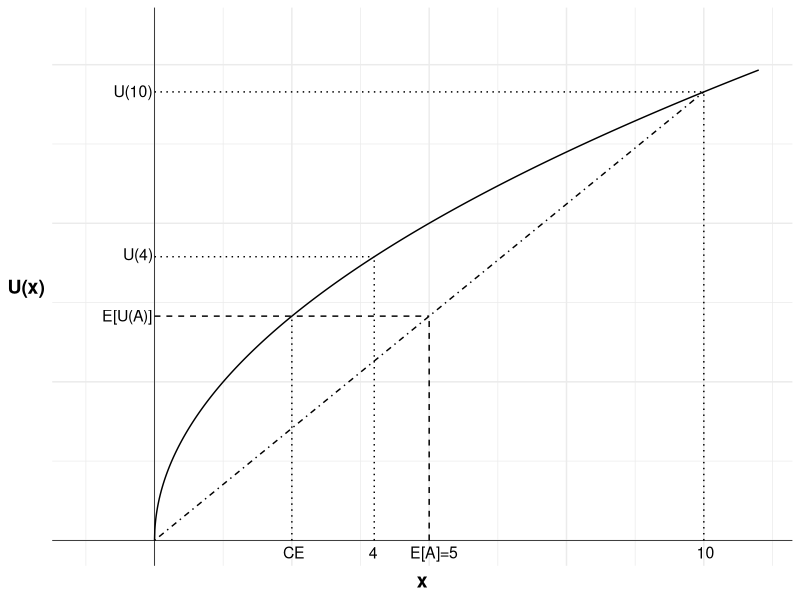

R code for this plot:
## ---- chunk 1
#| label: fig-anika
#| fig-cap: "A bet or a certain payment?"

library(ggplot2)

u <- function(x){
  x^(1/2)
}

df <- data.frame(
  x=seq(0,220,0.1),
  y=NA
)

df$y <- u(df$x)

#Variables for plot (may not match labels as not done to scale)
#Payoffs from gamble
x1<-0 #loss
x2<-200 #win
ev<-100 #expected value of gamble
xc<-80 #certain outcome
ce<-50 #certainty equivalent
px2<-(ev-x1)/(x2-x1)

ggplot(mapping = aes(x, y)) +

  #Plot the utility curve
  geom_line(data = df) +
  geom_vline(xintercept = 0, linewidth=0.25)+ 
  geom_hline(yintercept = 0, linewidth=0.25)+
  labs(x = "x", y = "U(x)")+

  # Set the theme
  theme_minimal()+

  #remove numbers on each axis
  theme(axis.text.x = element_blank(),
            axis.text.y = element_blank(),
            axis.title=element_text(size=14,face="bold"),
            axis.title.y = element_text(angle=0, vjust=0.5))+

  #limit to y greater than zero and x greater than -8 (need -8 so space for y-axis labels)
  coord_cartesian(xlim = c(-25, 220), ylim = c(0, 16))+

  #Add labels 4, U(4) and line to curve indicating each
  annotate("text", x = xc, y = 0, label = "4", size = 4, hjust = 0.6, vjust = 1.5)+
  annotate("segment", x = xc, y = 0, xend = xc, yend = u(xc), linewidth = 0.5, colour = "black", linetype="dotted")+
  annotate("segment", x = 0, y = u(xc), xend = xc, yend = u(xc), linewidth = 0.5, colour = "black", linetype="dotted")+
  annotate("text", x = 0, y = u(xc), label = "U(4)", size = 4, hjust = 1.05, vjust = 0.3)+

  #Add expected utility line
  annotate("segment", x = x1, xend = x2, y = u(x1), yend = u(x2), linewidth = 0.5, colour = "black", linetype="dotdash")+

  #Add labels 10, U(10) and line to curve indicating each
  annotate("text", x = x2, y = 0, label = "10", size = 4, hjust = 0.4, vjust = 1.5)+
  annotate("segment", x = x2, y = 0, xend = x2, yend = u(x2), linewidth = 0.5, colour = "black", linetype="dotted")+
  annotate("segment", x = 0, y = u(x2), xend = x2, yend = u(x2), linewidth = 0.5, colour = "black", linetype="dotted")+
  annotate("text", x = 0, y = u(x2), label = "U(10)", size = 4, hjust = 1.05, vjust = 0.45)+

  #Add labels E[A]=5, E[U(A)] and curve indicating each
  annotate("text", x = ev, y = 0, label = "E[A]=5", size = 4, hjust = 0.4, vjust = 1.5)+
  annotate("segment", x = ev, y = 0, xend = ev, yend = u(x1)+(u(x2)-u(x1))*px2, linewidth = 0.5, colour = "black", linetype="dashed")+
  annotate("segment", x = 0, y = u(x1)+(u(x2)-u(x1))*px2, xend = ev, yend = u(x1)+(u(x2)-u(x1))*px2, linewidth = 0.5, colour = "black", linetype="dashed")+
  annotate("text", x = 0, y = u(x1)+(u(x2)-u(x1))*px2, label = "E[U(A)]", size = 4, hjust = 1.05, vjust = 0.45)+

  #Add vertical line indicating certainty equivalent and labelled "CE"
  annotate("segment", x = ce, xend = ce, y = 0, yend = u(ce), linewidth = 0.5, colour = "black", linetype="dotted")+
  annotate("text", x = ce, y = 0, label = "CE", size = 4, hjust = 0.4, vjust = 1.5)

## ---- chunk 2
equation <- function(W){
  log(W) - 0.6 * log(W + 100) - 0.4 * log(W - 100)
}

indifference <- uniroot(equation, c(200, 1000))
